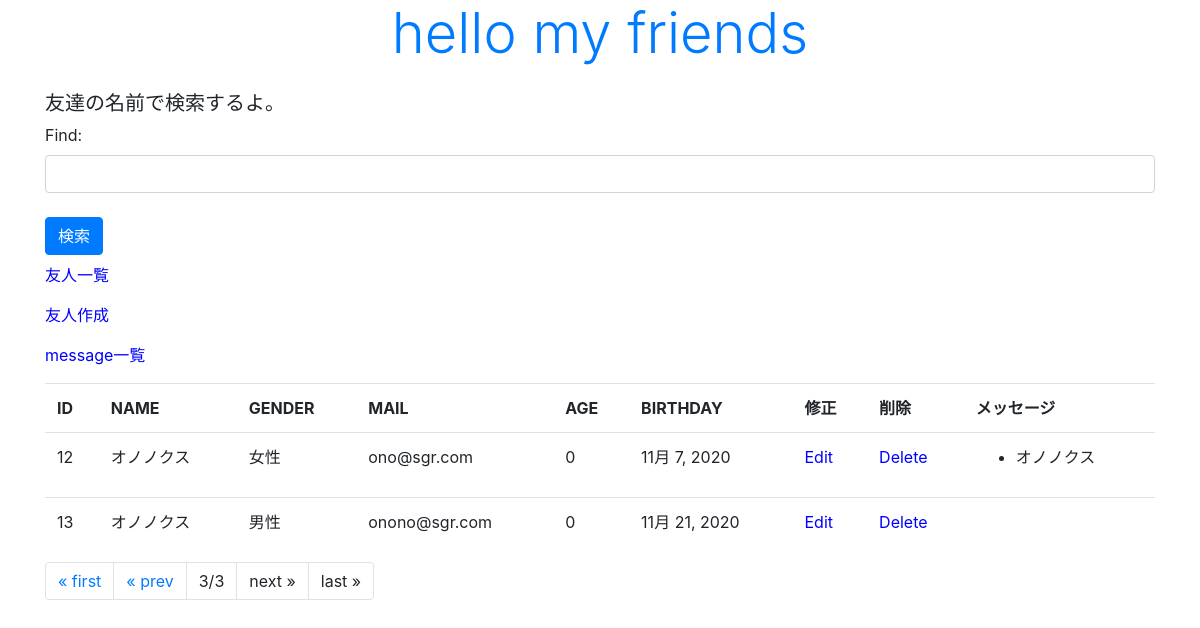
/mkfri/6, run on the app's committed database.
### mkfri/models.py (models this page shows, shortened)
class Friend(models.Model):
  name = models.CharField(max_length=100)
  mail = models.EmailField(max_length=200)
  gender = models.BooleanField()
  age = models.IntegerField(default=0)
  birthday = models.DateField()

class Message(models.Model):
  friend = models.ForeignKey(Friend, on_delete=models.CASCADE) #Friendモデルとの紐付け
  title = models.CharField(max_length=100)
  content = models.CharField(max_length=300)
  put_date = models.DateTimeField(auto_now_add=True)
  class Meta:
    ordering = ('put_date',)

### mkfri/views.py (the view)
# urls.py: path('', views.index, name = "index"),
def index(request, num = 1):
  if (request.method == 'POST'):
    form = FindForm(request.POST)
    find = request.POST['find']
    data = Friend.objects.filter(name__icontains=find)
    page = Paginator(data, 5)
    msg = '検索結果数は' + str(data.count())
  else:
    msg = '友達の名前で検索するよ。'
    form = FindForm()
    data = Friend.objects.all()
    page = Paginator(data, 5)
  params = {
    'title' : 'hello my friends',
    'msg' : msg,
    'data' : page.get_page(num),
    'form' : form,
  }
  return render(request, 'mkfri/index.html', params)

### mkfri/forms.py
class FindForm(forms.Form):
  find = forms.CharField(label='Find', required=False, widget=forms.TextInput(attrs={'class':'form-control'}))

### mkfri/templates/mkfri/index.html (shortened to what this page needs)
{% load static %}
<!DOCTYPE html>
<html lang="ja">
  <head>
    <link rel="stylesheet" href="https://stackpath.bootstrapcdn.com/bootstrap/4.2.1/css/bootstrap.min.css">
    <link rel="stylesheet" type="text/css" href="{% static 'mkfri/css/style.css' %}">
  </head>
  <body class="container">
    <h1 class="display-4 text-primary">{{title}}</h1>
    <p class="h5 mt-4">{{msg|safe}}</p>
    <form action="{% url 'index' %}" method="POST">
      {{ form.as_p }}
      <tr><th><td>
        <input type="submit" class="btn btn-primary my-2" value="検索">
      </td></th></tr>
    </form>
    <p><a href="{% url 'index' %}">友人一覧</a></p>
    <p><a href="{% url 'create' %}">友人作成</a></p>
    <p><a href="{% url 'message' %}">message一覧</a></p>
    <table class="table">
      <tr>
        <th>ID</th>
        <th>NAME</th>
        <th>GENDER</th>
        <th>MAIL</th>
        <th>AGE</th>
        <th>BIRTHDAY</th>
        <th>修正</th>
        <th>削除</th>
        <th>メッセージ</th>
      </tr>
      {% for item in data %}
      <tr>
        <td>{{item.id}}</td>
        <td>{{item.name}}</td>
        <td>{% if item.gender == False %}女性{% endif %}
            {% if item.gender == True %}男性{% endif %}</td>
        <td>{{item.mail}}</td>
        <td>{{item.age}}</td>
        <td>{{item.birthday}}</td>
        <td><a href="{% url 'edit' item.id %}">Edit</a></td>
        <td><a href="{% url 'delete' item.id %}">Delete</a></td>
        <td><ul>{% for ob in item.message_set.all %}
                      <li>{{ob.title}}</li>
                {% endfor %}
        </ul></td>
      </tr>
      {% endfor %}
    </table>
    <ul class="pagination">
      {% if data.has_previous %}
      <li class="page-item"><a href=" {% url 'index' %}" class="page-link">&laquo; first</a></li>
      <li class="page-item"><a href=" {% url 'index' %}{{data.previous_page_number}}" class="page-link">&laquo; prev</a></li>
      {% else %}
      <li class="page-item"><a class="page-link">&laquo; first</a></li>
      <li class="page-item"><a class="page-link">&laquo; prev</a></li>
      {% endif %}
      <li class="page-item"><a class="page-link">{{data.number}}/{{data.paginator.num_pages}}</a></li>
      {% if data.has_next %}
      <li class="page-item"><a href=" {% url 'index' %}{{data.next_page_number}}" class="page-link">next &raquo;</a></li>
      <li class="page-item"><a href=" {% url 'index' %}{{data.paginator.num_pages}}" class="page-link">last &raquo;</a></li>
      {% else %}
      <li class="page-item"><a class="page-link">next &raquo;</a></li>
      <li class="page-item"><a class="page-link">last &raquo;</a></li>
      {% endif %}
    </ul>
  </body>
</html>

### mkfri/static/mkfri/css/style.css (style rules this page uses)
body { font-size: 16px; }
h1 { text-align: center; }
a { color: blue; text-decoration: none; }

### data on the page
Friend: id "12", name "オノノクス", gender "女性", mail "ono@sgr.com", age "0", birthday "11月 7, 2020"
Message: title "オノノクス"
Friend: id "13", name "オノノクス", gender "男性", mail "onono@sgr.com", age "0", birthday "11月 21, 2020"

### other printed values
{{ title }} "hello my friends"
{{ msg|safe }} "友達の名前で検索するよ。"
{{ data.number }} "3"
{{ data.paginator.num_pages }} "3"
